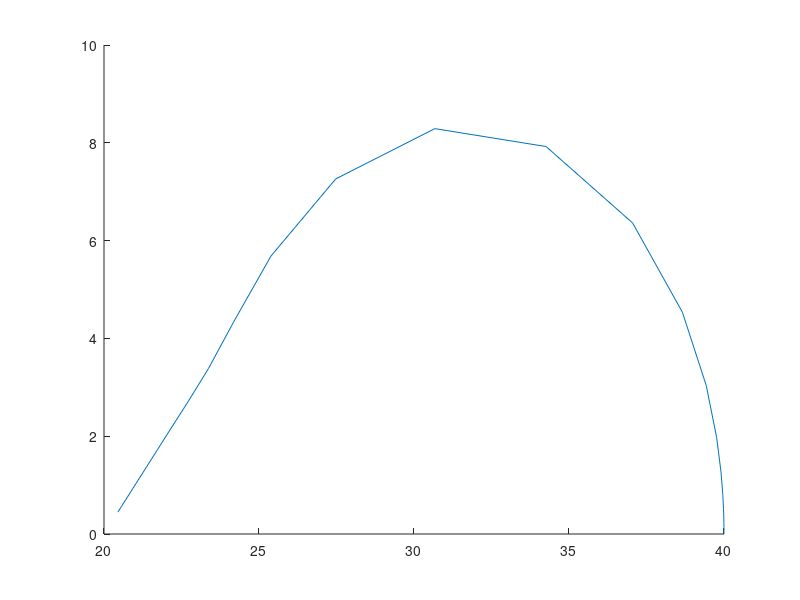

This chart was generated by the following MATLAB code:
% freq
log_w = linspace(6,-3,47);
w = 10.^(log_w); % Rad

% para
r = 20; % [ Ohm]
tau = 1000^-1; %[sec]
r0 = 20;

% out (expression)
% DeLeive model
z_model = r0 + r./sqrt(1i*w*tau).*tanh(sqrt(1i*w*tau)); % complex vector
z_model_real = real(z_model);
z_model_imag = imag(z_model);

% plot
figure(1); hold on
plot(z_model_real,-z_model_imag,'-')

